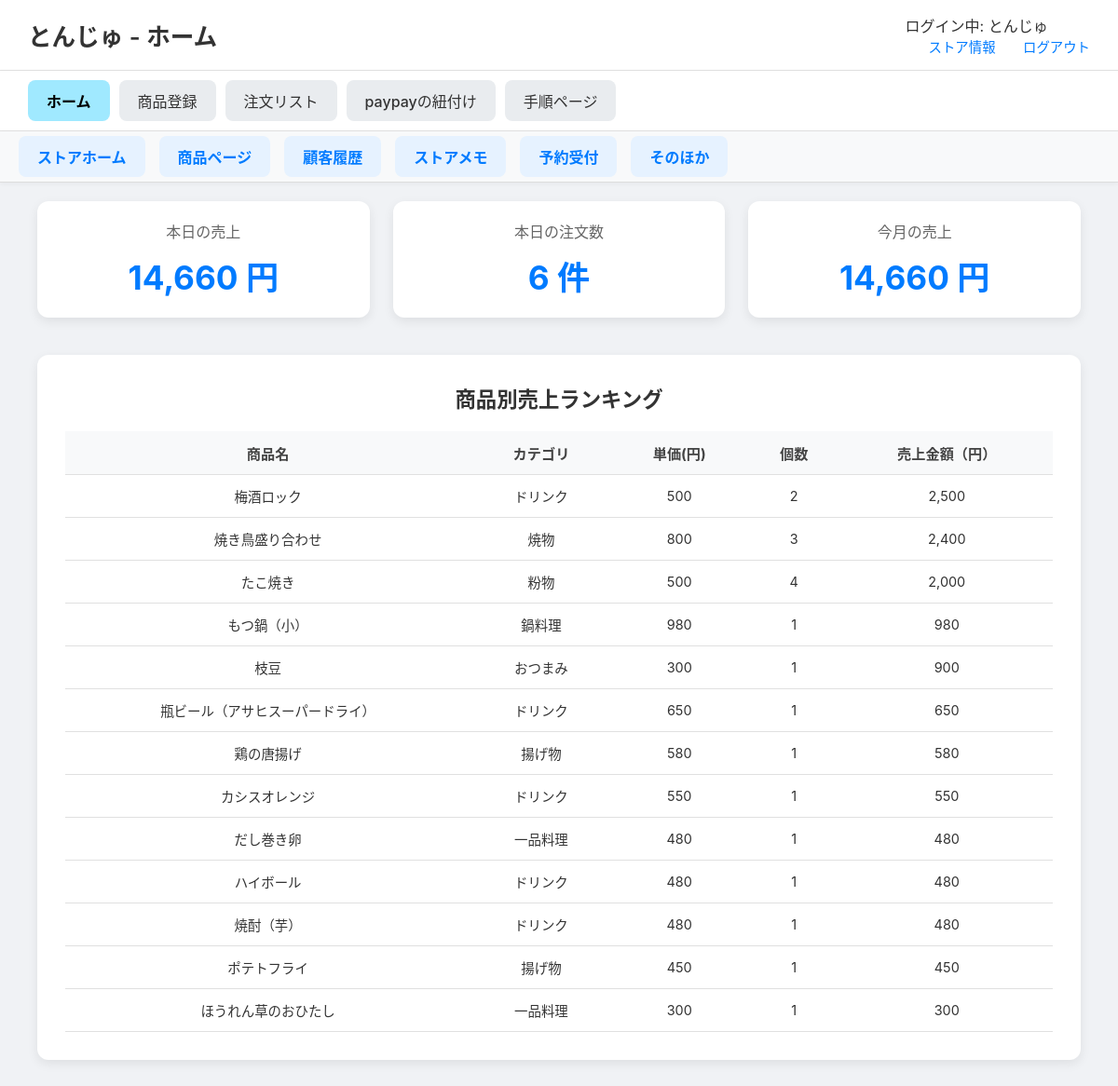
The page /stores/store_home (signed in) on the database its author committed.
### tables this page shows
CREATE TABLE menus (
    menu_id INTEGER PRIMARY KEY AUTOINCREMENT,
    store_id INTEGER, -- NOT NULL制約を削除し、NULLを許容
    menu_name TEXT NOT NULL,
    category TEXT NOT NULL,
    price INTEGER NOT NULL,
    soldout INTEGER NOT NULL DEFAULT 0,
    FOREIGN KEY (store_id) REFERENCES store(store_id)
);

### routes/stores_detail/stores_detail.py (the view)
@stores_detail_bp.route('/store_home')
def store_home():
    if 'store_id' not in session:
        flash("ログインしてください")
        return redirect(url_for('store.store_login'))
    store_id = session['store_id']
    store_name = session.get('store_name', 'ゲスト')
    conn = get_db_connection()
    cursor = conn.cursor()
    cursor.execute("""
        SELECT m.menu_name, m.category, oi.price_at_order, quantity,
               SUM(oi.quantity * oi.price_at_order) AS total_sales
        FROM order_items oi
        JOIN orders o ON oi.order_id = o.order_id
        JOIN menus m ON oi.menu_id = m.menu_id
        WHERE o.store_id = ? AND o.status != 'canceled'
        GROUP BY m.menu_name, m.category
        ORDER BY total_sales DESC
    """, (store_id,))
    product_sales = cursor.fetchall()
    today_str = date.today().isoformat()
    cursor.execute("""
        SELECT COALESCE(SUM(total_amount), 0) AS daily_sales,
               COUNT(*) AS daily_orders
        FROM orders
        WHERE store_id = ? AND DATE(datetime) = ? AND status != 'canceled'
    """, (store_id, today_str))
    today_stats = cursor.fetchone()
    daily_sales = today_stats['daily_sales']
    daily_orders = today_stats['daily_orders']
    first_day_of_month = date.today().replace(day=1).isoformat()
    cursor.execute("""
        SELECT COALESCE(SUM(total_amount), 0) AS monthly_sales
        FROM orders
        WHERE store_id = ? AND DATE(datetime) >= ? AND status != 'canceled'
    """, (store_id, first_day_of_month))
    monthly_sales = cursor.fetchone()['monthly_sales']
    conn.close()
    return render_template(
        'stores_detail/store_home.html',
        store_name=store_name,
        product_sales=product_sales,
        daily_sales=f"{daily_sales:,}",
        daily_orders=f"{daily_orders:,}",
        monthly_sales=f"{monthly_sales:,}"
    )

### routes/stores_detail/stores_detail.py (called while the page is built)
def get_db_connection():
    db_path = os.path.join(os.path.dirname(__file__), '..', '..', 'app.db')
    conn = sqlite3.connect(db_path)
    conn.row_factory = sqlite3.Row  # 行を辞書形式で取得
    return conn

### templates/stores_detail/store_home.html (shortened to what this page needs)
<!DOCTYPE html>
<html lang="ja">
<head>
    <link rel="stylesheet" href="{{ url_for('static', filename='css/stores_detail.css') }}">
</head>
<body>
        <header class="site-header">
            <h1>{{ store_name }} - ホーム</h1>
            <div class="header-links">
                <div class="store-name">ログイン中: {{ store_name if store_name else 'ゲスト' }}</div>
                <a href="{{ url_for('stores_detail.store_info') }}">ストア情報</a>
                <a href="{{ url_for('general.explamation') }}">ログアウト</a>
            </div>
        </header>
    <nav class="main-nav">
        <ul>
            <li><a href="{{ url_for('stores_detail.store_home') }}" class="active">ホーム</a></li>
            <li><a href="{{ url_for('stores_detail.menu_registration') }}">商品登録</a></li>
            <li><a href="{{ url_for('stores_detail.order_list') }}">注文リスト</a></li>
            <li><a href="{{ url_for('stores_detail.paypay_linking') }}">paypayの紐付け</a></li>
            <li><a href="{{ url_for('stores_detail.procedure') }}">手順ページ</a></li>
        </ul>
    </nav>
    <div class="sub-navigation">
        <a href="{{ url_for('stores_detail.store_home') }}" class="shortcut-link">ストアホーム</a>
        <a href="{{ url_for('stores_detail.store_home_menu') }}" class="shortcut-link">商品ページ</a>
        <a href="" class="shortcut-link">顧客履歴</a>
        <a href="" class="shortcut-link">ストアメモ</a>
        <a href="" class="shortcut-link">予約受付</a>
        <a href="" class="shortcut-link">そのほか</a>
    </div>
    <main class="main-content">
        <div class="stats-container">
            <div class="stat-box">
                <p>本日の売上</p>
                <h2>{{ daily_sales }} 円</h2>
            </div>
            <div class="stat-box">
                <p>本日の注文数</p>
                <h2>{{ daily_orders }} 件</h2>
            </div>
            <div class="stat-box">
                <p>今月の売上</p>
                <h2>{{ monthly_sales }} 円</h2>
            </div>
        </div>
        <div class="chart-container">
            <h3>商品別売上ランキング</h3>
            <table>
                <thead>
                    <tr>
                        <th>商品名</th>
                        <th>カテゴリ</th>
                        <th>単価(円)</th>
                        <th>個数</th>
                        <th>売上金額（円）</th>
                    </tr>
                </thead>
                <tbody>
                    {% for row in product_sales %}
                    <tr>
                        <td>{{ row['menu_name'] }}</td>
                        <td>{{ row['category'] }}</td>
                        <td>{{ row['price_at_order']}}</td>
                        <td>{{ row['quantity']}}</td>
                        <td>{{ "{:,}".format(row['total_sales']) }}</td>
                    </tr>
                    {% endfor %}
                </tbody>
            </table>
        </div>
    </main>
</body>
</html>

### static/css/stores_detail.css (style rules this page uses)
body { font-family: -apple-system, BlinkMacSystemFont, "Segoe UI", Roboto, "Hiragino Sans", "Noto Sans CJK JP", "Yu Gothic", sans-serif; margin: 0; background-color: #f0f2f5; color: #333; }
.site-header { display: flex; justify-content: space-between; align-items: center; padding: 15px 30px; background-color: #ffffff; border-bottom: 1px solid #e0e0e0; }
.site-header h1 { font-size: 1.6em; margin: 0; font-weight: 600; }
.header-links a { margin-left: 25px; text-decoration: none; color: #007bff; font-size: 0.9em; font-weight: 500; }
.main-nav { background-color: #ffffff; padding: 10px 30px; border-bottom: 1px solid #e0e0e0; box-shadow: 0 2px 4px rgba(0,0,0,0.05); }
.main-nav ul { display: flex; list-style: none; margin: 0; padding: 0; gap: 10px; }
.main-nav a { display: block; padding: 10px 20px; text-decoration: none; color: #333; background-color: #e9ecef; border-radius: 8px; font-weight: 500; transition: background-color 0.2s; }
.main-nav a.active { background-color: #a0e9ff; color: #000; font-weight: bold; }
.main-content { padding: 20px 40px 40px 40px; }
.stats-container { display: flex; gap: 25px; margin-bottom: 40px; }
.stat-box { flex: 1; background-color: #ffffff; padding: 20px; border-radius: 12px; box-shadow: 0 4px 12px rgba(0,0,0,0.08); text-align: center; }
.stat-box p { margin: 0 0 10px 0; font-size: 1em; font-weight: 500; color: #666; }
.stat-box h2 { margin: 0; font-size: 2.2em; color: #007bff; }
.chart-container { background-color: #ffffff; padding: 30px; border-radius: 12px; box-shadow: 0 4px 12px rgba(0,0,0,0.08); }
.chart-container h3 { margin-top: 0; margin-bottom: 20px; text-align: center; font-size: 1.4em; }
.sub-navigation { display: flex; justify-content: flex-start; gap: 15px; background-color: #f8f9fa; padding: 5px 20px; border-bottom: 1px solid #ddd; box-shadow: 0 2px 4px rgba(0,0,0,0.04); position: sticky; top: 0; z-index: 1000; }
.shortcut-link { text-decoration: none; color: #007bff; font-weight: bold; font-size: 1em; background-color: #e6f2ff; padding: 10px 20px; border-radius: 8px; transition: background-color 0.2s; }
.chart-container table { width: 100%; border-collapse: collapse; margin-top: 20px; font-size: 0.95em; color: #333; }
.chart-container th, .chart-container td { padding: 12px 15px; text-align: center; border-bottom: 1px solid #e0e0e0; }
.chart-container th { background-color: #f8f9fa; font-weight: bold; color: #444; }
.chart-container tbody td { font-size: 0.95em; }

### rows shown on the page
menus: menu_name "梅酒ロック", category "ドリンク", price_at_order "500", quantity "2", total_sales "2,500"
menus: menu_name "焼き鳥盛り合わせ", category "焼物", price_at_order "800", quantity "3", total_sales "2,400"
menus: menu_name "たこ焼き", category "粉物", price_at_order "500", quantity "4", total_sales "2,000"
menus: menu_name "もつ鍋（小）", category "鍋料理", price_at_order "980", quantity "1", total_sales "980"
menus: menu_name "枝豆", category "おつまみ", price_at_order "300", quantity "1", total_sales "900"
menus: menu_name "瓶ビール（アサヒスーパードライ）", category "ドリンク", price_at_order "650", quantity "1", total_sales "650"
menus: menu_name "鶏の唐揚げ", category "揚げ物", price_at_order "580", quantity "1", total_sales "580"
menus: menu_name "カシスオレンジ", category "ドリンク", price_at_order "550", quantity "1", total_sales "550"
menus: menu_name "だし巻き卵", category "一品料理", price_at_order "480", quantity "1", total_sales "480"
menus: menu_name "ハイボール", category "ドリンク", price_at_order "480", quantity "1", total_sales "480"
menus: menu_name "焼酎（芋）", category "ドリンク", price_at_order "480", quantity "1", total_sales "480"
menus: menu_name "ポテトフライ", category "揚げ物", price_at_order "450", quantity "1", total_sales "450"
menus: menu_name "ほうれん草のおひたし", category "一品料理", price_at_order "300", quantity "1", total_sales "300"

### other values the page prints
{{ store_name }} "とんじゅ"
{{ store_name if store_name else 'ゲスト' }} "とんじゅ"
{{ daily_sales }} "14,660"
{{ daily_orders }} "6"
{{ monthly_sales }} "14,660"
